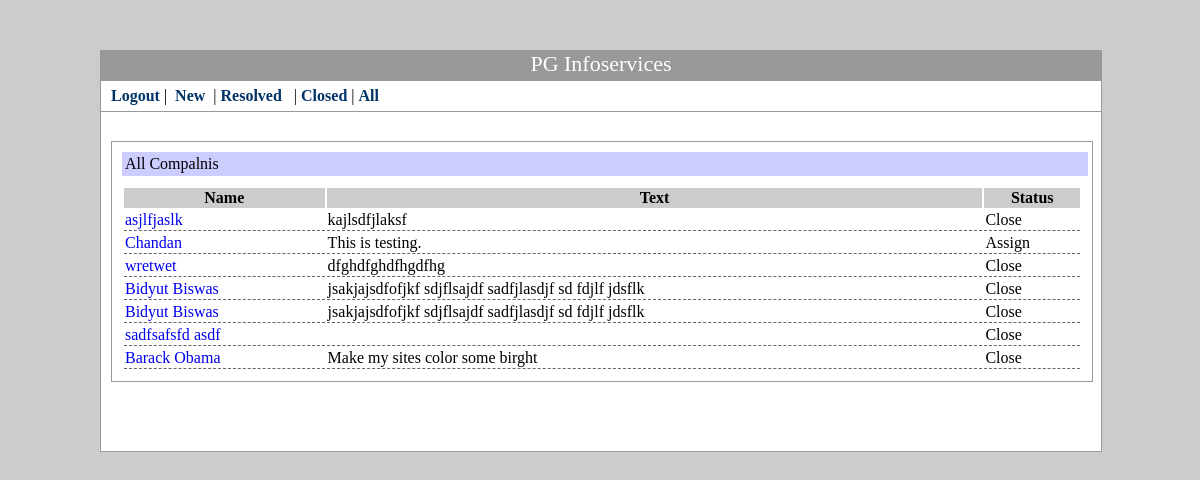
The page /all.php (signed in) on the database its author committed.
### tables this page shows
CREATE TABLE IF NOT EXISTS `visitors` (
  `v_id` tinyint(4) NOT NULL AUTO_INCREMENT,
  `complain_no` int(11) NOT NULL,
  `f_name` varchar(40) NOT NULL,
  `l_name` varchar(40) NOT NULL,
  `email` varchar(50) NOT NULL,
  `address1` varchar(255) NOT NULL,
  `address2` varchar(255) NOT NULL,
  `pin` int(9) NOT NULL,
  `city` varchar(50) NOT NULL,
  `state` varchar(50) NOT NULL,
  `phone_no` varchar(12) NOT NULL,
  `mobile_no` varchar(15) NOT NULL,
  `land_mark` varchar(255) NOT NULL,
  `text` text NOT NULL,
  `label` varchar(8) NOT NULL,
  `date_added` datetime NOT NULL,
  `assigned_date` datetime NOT NULL,
  `resloved_date` datetime NOT NULL,
  `closed_date` datetime NOT NULL,
  `assigned_by` tinyint(4) NOT NULL,
  `assigned_to` tinyint(4) NOT NULL,
  PRIMARY KEY (`v_id`)
);

### all.php (the view, shortened to what this page needs)
<?php include("inc/header.php");?>
<div class="body2" id="body2">
        <div style="width:100%; background:#CCF; padding:3px; margin-bottom:10px;">All Compalnis</div>
        <div id="closed" style="">
        	<table width="100%" border="0">
              <tr>
                <th class="back_table">Name</th>
                <th class="back_table">Text</th>
                <th class="back_table">Status</th>
              </tr>
              <?php
			  $sql3 = "select * from visitors";
			  $result3 = mysql_query($sql3) or die(mysql_error());
			  while($d3 = mysql_fetch_object($result3)){
			  ?>
              <tr>
                <td class="alltd"><a href="details.php?v_id=<?php echo $d3->v_id; ?>"><?php echo $d3->f_name." ".$d3->l_name; ?></a></td>
                <td class="alltd"><?php echo $d3->text; ?></td>
                <td class="alltd"><?php echo ucfirst($d3->label); ?></td>
              </tr>
              <?php } ?>
            </table>
        </div>
        </div>
<?php include("inc/footer.php"); ?>

### inc/header.php (shortened to what this page needs)
<!DOCTYPE html PUBLIC "-//W3C//DTD XHTML 1.0 Transitional//EN" "http://www.w3.org/TR/xhtml1/DTD/xhtml1-transitional.dtd">
<html xmlns="http://www.w3.org/1999/xhtml">
<head>
<link rel="stylesheet" type="text/css" href="style.css" />
</head>
<body>
<div class="main">
	<div class="contain">
    	<div class="heading">
        	PG Infoservices
        </div>
        <div class="navigation">
        	<div class="nav">
            <?php if(!empty($_SESSION['id1'])){ ?>
            <a href="logout.php" >Logout</a>&nbsp;|&nbsp;
            <?php
			$id = $_SESSION['id1'];
			$dd = mysql_query("select status from admin where admin_id = '$id'");
			$dd2 = mysql_fetch_array($dd);
			if($dd2['status'] == 1){
				?>
                <a href="complaine.php">New</a>&nbsp; | <a href="resolved.php"> Resolved </a>&nbsp; | <a href="closed.php">Closed</a> |
                <a href="all.php">All</a>
                <?php
			}
			?>
            <?php }else{ ?>
            <a href="login.php" >Login</a>&nbsp;| <a href="register.php">Register</a>
            <?php } ?>
            </div>
        </div>

### inc/footer.php (shortened to what this page needs)
    </div>
</div>
</body>
</html>

### style.css (style rules this page uses)
body { background:#CCC }
.main { width:1000px; margin:50px auto; }
.contain { width:1000px; border:solid 1px #999; float:left; display:inline; background:#FFF; min-height:400px; }
.heading { width:100%; height:30px; background:#999; text-align:center; color:#FFF; font-size:22px; }
.navigation { width:100%; height:30px; border-bottom:solid 1px #999; float:right; }
.nav { width:450px; margin-left:10px; line-height:30px; }
.nav a { text-decoration:none; color:#036; font-weight:bold; }
.body2 { margin:60px auto; margin-left:10px; border:solid 1px #999; width:96%; padding:10px; }
.back_table { background:#CCC; }
a { text-decoration:none; }
.alltd { border-bottom:dashed 1px #666; }

### rows shown on the page
visitors: f_name "asjlfjaslk", text "kajlsdfjlaksf", label "Close"
visitors: f_name "Chandan", text "This is testing.", label "Assign"
visitors: f_name "wretwet", text "dfghdfghdfhgdfhg", label "Close"
visitors: f_name "Bidyut", l_name "Biswas", text "jsakjajsdfofjkf sdjflsajdf sadfjlasdjf sd fdjlf jdsflk", label "Close"
visitors: f_name "Bidyut", l_name "Biswas", text "jsakjajsdfofjkf sdjflsajdf sadfjlasdjf sd fdjlf jdsflk", label "Close"
visitors: f_name "sadfsafsfd", l_name "asdf", label "Close"
visitors: f_name "Barack", l_name "Obama", text "Make my sites color some birght", label "Close"
